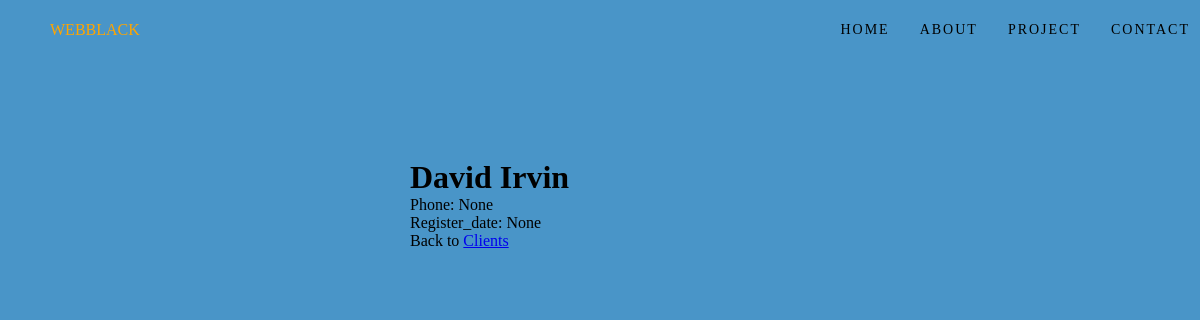
The app's page /clients/details/3, older data.
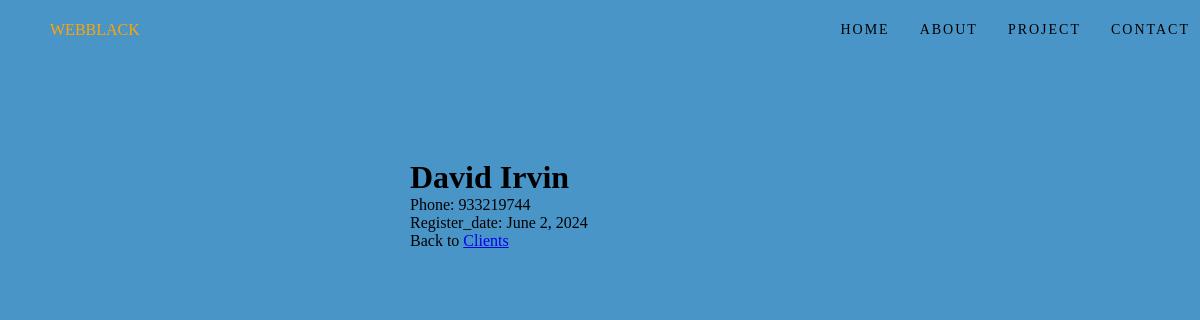
The same page, newer data.
### clients/models.py (models this page shows, shortened)
class Client(models.Model):
    firstname = models.CharField(max_length=255)
    lastname = models.CharField(max_length=255)
    phone = models.IntegerField(null=True)
    register_date = models.DateField(null=True)

### clients/views.py (the view)
# urls.py: path('clients/details/<int:id>', views.details, name='details'),
def details(request, id):
    client = Client.objects.get(id=id)
    template = loader.get_template('details.html')
    context = {
        'client': client,
    }
    return HttpResponse(template.render(context, request))

### clients/templates/details.html (shortened to what this page needs)
{% extends "master.html" %}
{% block content %}
    <h1>{{ client.firstname}} {{ client.lastname}}</h1>
    <p>Phone: {{ client.phone}}</p>
    <p>Register_date: {{ client.register_date}}</p>
    <p>Back to <a href="/clients">Clients</a></p>
{% endblock %}

Row changes from the older to the newer data that the page shows:
changed Client "David": phone "None" → "933219744"; register_date "None" → "June 2, 2024"
